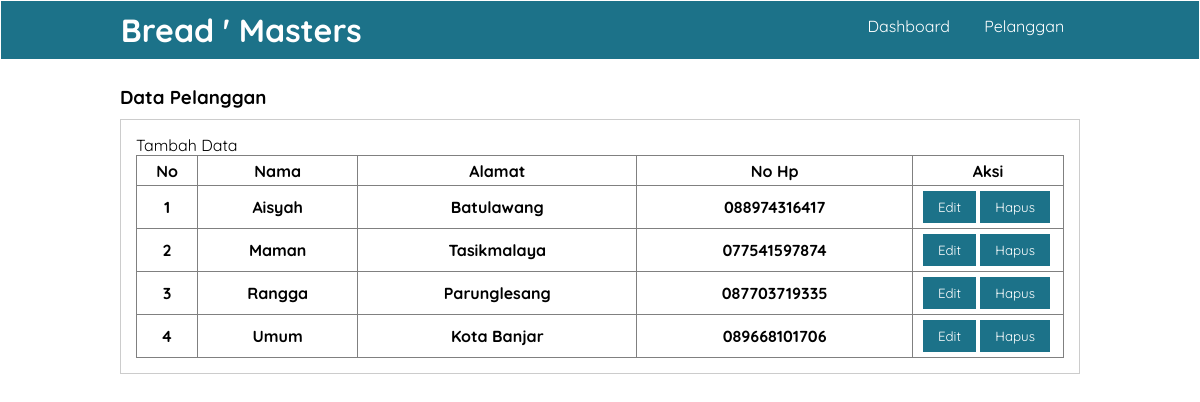
Page /data_pelanggan.php (signed in) on the committed database.
### tables this page shows
CREATE TABLE `pelanggan` (
  `id_pelanggan` int(11) NOT NULL,
  `id_toko` int(11) NOT NULL,
  `nama_pelanggan` varchar(50) NOT NULL,
  `alamat` varchar(100) NOT NULL,
  `no_hp` varchar(50) NOT NULL,
  `created_at` timestamp NOT NULL DEFAULT current_timestamp() ON UPDATE current_timestamp()
);

### data_pelanggan.php (the view, shortened to what this page needs)
<?php
    include "koneksi.php";
    $query = mysqli_query($conn,'SELECT * FROM pelanggan');
?>
<!DOCTYPE html>
<html lang="en">
<head>
    <link rel="stylesheet" href="dekorasi.css">
</head>
<body>
    <header>
        <div class="container">
        <h1><a href="dashboard.php">Bread ' Masters</a></h1>
        <ul>
            <li><a href="dashboard.php">Dashboard</a></li>
            <li><a href="data_pelanggan.php">Pelanggan</a></li>
        </ul>
        </div>
    </header>
    <div class="section">
        <div class="container">
            <h3>Data Pelanggan</h3>
            <div class="box">
                <p><a href="tambah_datapelanggan.php">Tambah Data</a></p>
                <table border="1" cellspacing="0" class="table">
                    <thead>
                        <tr>
                            <th width="60px">No</th>
                            <th>Nama</th>
                            <th>Alamat</th>
                            <th>No Hp</th>
                            <th width="150px">Aksi</th>
                        </tr>
                    </thead>
                    <tbody>
                    <?php
                    $no = 1;
                    while($data_pelanggan = mysqli_fetch_assoc($query)):?>
                        <tr>
                        <th><?php echo $no++ ?></th>
                        <th><?php echo $data_pelanggan["nama_pelanggan"] ?></th>
                        <th><?php echo $data_pelanggan["alamat"] ?></th>
                        <th><?php echo $data_pelanggan["no_hp"] ?></th>
                        <td>
                            <a href="./proses/edit_pelanggan.php?id=<?php echo $data_pelanggan['id_pelanggan'] ?>"><button class="btn btn-primary">Edit</button></a>
                            <a href="./proses/hapus_pelanggan.php?id=<?php echo $data_pelanggan['id_pelanggan'] ?>" onclick="return confirm('Anda yakin ingin menghapus data ini??')"><button class="btn btn-primary">Hapus</button></a>
                        </td>
                        </tr>
                    <?php endwhile ?>
</tbody>
</body>
</html>

### dekorasi.css (style rules this page uses)
* { padding: 0; margin: 0; font-family: 'quicksand', sans-serif; }
a { color: inherit; text-decoration: none; }
body { background-color: #fff }
.btn { padding: 8px 15px; background-color: #1c7289; color: #fff; border:none; cursor: pointer; }
header { border: 1px solid; background-color: #1c7289; color: #fff; }
header h1 { float: left; padding: 9px 0; }
header ul { float: right; }
header ul li { display: inline-block; }
header ul li a { padding: 15px; display: inline-block; }
.container { width: 80%; margin: 0 auto; }
.container:after { content: ''; display: block; clear: both; }
.section { padding: 25px 0; }
.box { background-color: #fff; border: 1px solid #ccc; padding: 15px; box-sizing: border-box; margin: 10px 0 25px 0; }
.box:after { content: ''; display: block; clear: both; }
.table { width: 100%; border-collapse: collapse; }
.table tr { height: 30px; }
.table tr td { padding: 5px 10px; }

### rows in the picture
pelanggan: nama_pelanggan "Aisyah", alamat "Batulawang", no_hp "088974316417"
pelanggan: nama_pelanggan "Maman", alamat "Tasikmalaya", no_hp "077541597874"
pelanggan: nama_pelanggan "Rangga", alamat "Parunglesang", no_hp "087703719335"
pelanggan: nama_pelanggan "Umum", alamat "Kota Banjar", no_hp "089668101706"
